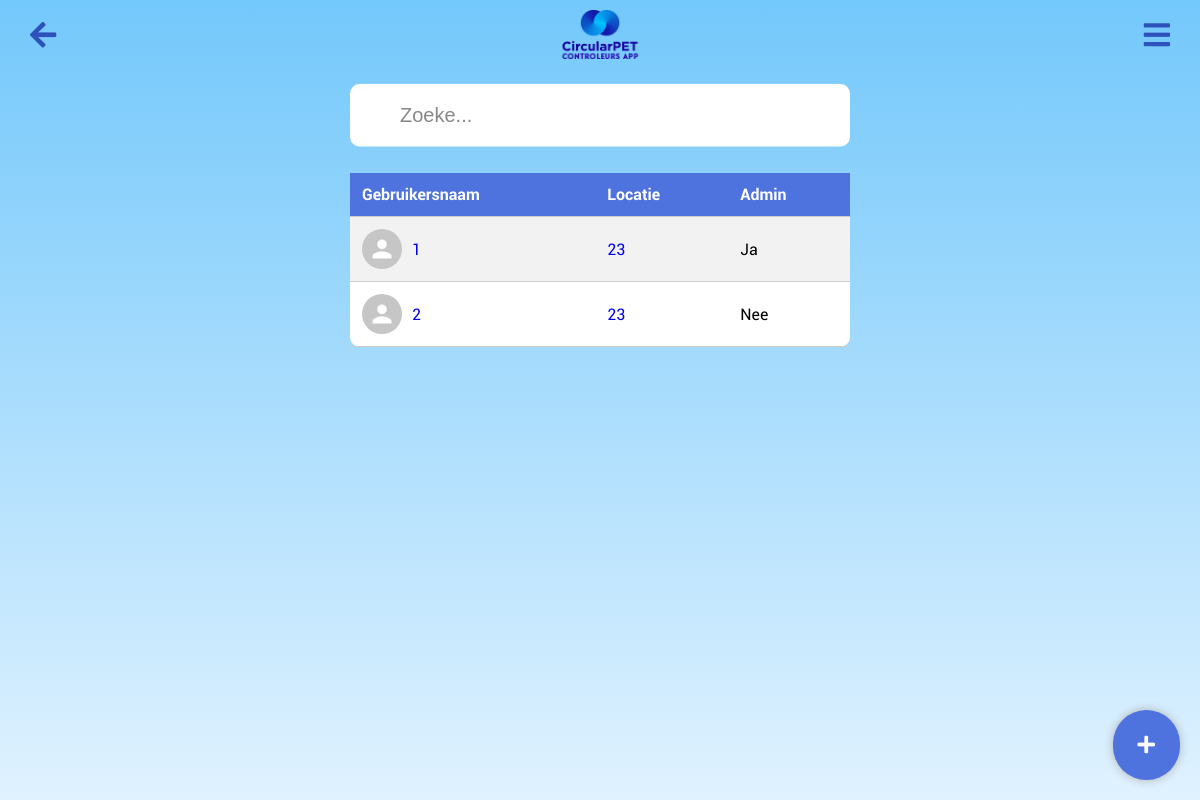
/admin, run on an earlier commit of the app's database.
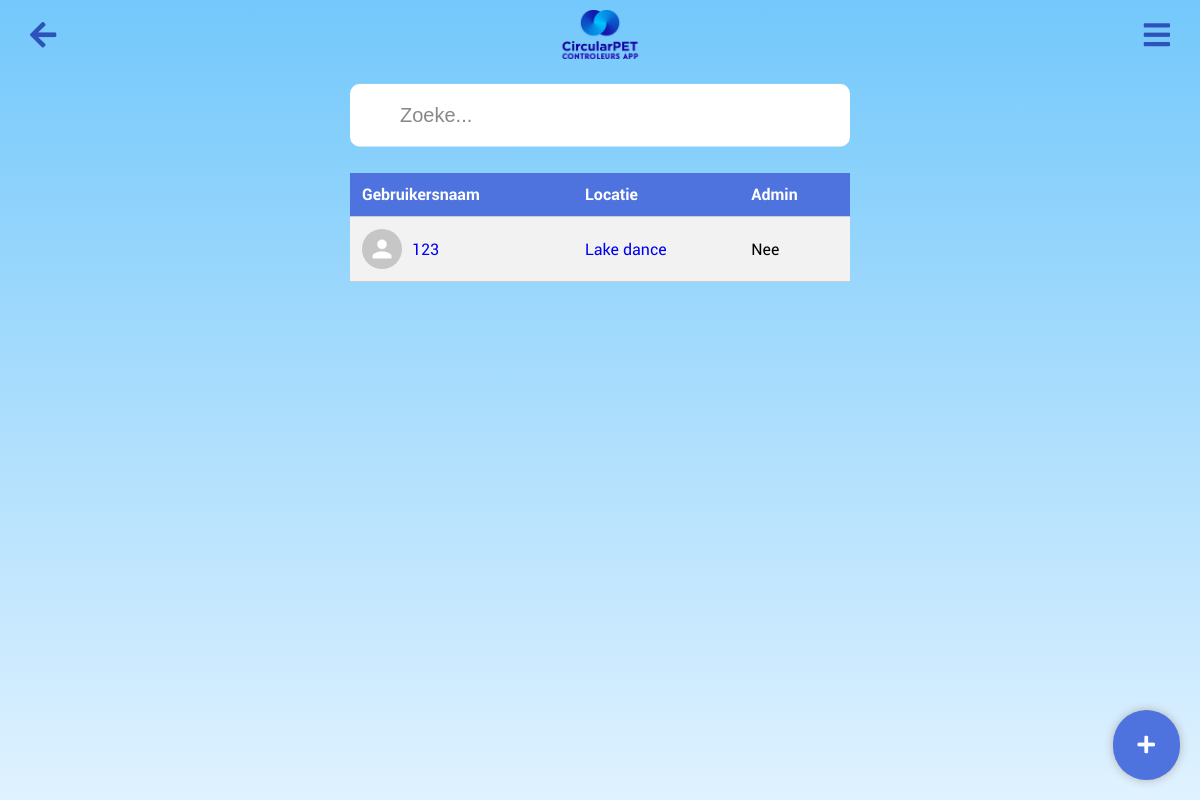
And on a later commit of the database.
### app.py (models this page shows, shortened)
class User(db.Model, UserMixin):  # Extend User model with UserMixin
    id = db.Column(db.Integer, primary_key=True)
    username = db.Column(db.String(80), unique=True, nullable=False)
    password = db.Column(db.String(120), nullable=False)
    is_admin = db.Column(db.Boolean, default=False, nullable=False)
    location_id = db.Column(db.Integer, db.ForeignKey('location.id'), nullable=True)
    location = db.relationship('Location', backref=db.backref('users', lazy=True))
    group = db.Column(db.String(120), nullable=True)
    badges = db.Column(db.Integer, default=0)
    profile_picture = db.Column(db.String(255), nullable=True)

class Location(db.Model):
    __tablename__ = 'location'
    __table_args__ = {'extend_existing': True}
    id = db.Column(db.Integer, primary_key=True)
    name = db.Column(db.String(120), unique=True, nullable=False)
    zakken = db.Column(db.Integer, nullable=False, default=0)
    bekers = db.Column(db.Integer, nullable=False, default=0)
    url = db.Column(db.String(500), nullable=True)

### app.py (the view, shortened to what this page needs)
@app.route('/admin', methods=['GET', 'POST'])
def admin():
    form = UserForm()
    location_form = LocationForm()
    search_query = request.args.get('search', '')  # Get the search query from request arguments
    if search_query:
        users = User.query.filter(
            User.username.ilike('%{}%'.format(search_query)) |
            User.location.has(Location.name.ilike('%{}%'.format(search_query))) |
            (User.is_admin == (search_query.lower() in ['true', 'yes', '1', 'admin']))
        ).all()
    else:
        users = User.query.all()
    if location_form.validate_on_submit():
        location = Location(name=location_form.name.data)
        db.session.add(location)
        db.session.commit()
        flash('Location created successfully!', 'success')
    locations = Location.query.all()
    return render_template('admin.html', form=form, location_form=location_form, users=users, locations=locations, search_query=search_query)

### app.py
class UserForm(FlaskForm):
    username = StringField('Username', validators=[DataRequired()])
    password = PasswordField('Password', validators=[DataRequired()])
    location = QuerySelectField('Location', query_factory=lambda: Location.query, allow_blank=True, get_label='name')
    is_admin = BooleanField('Admin')  # Add this line to include an admin checkbox
    submit = SubmitField('Update')

class LocationForm(FlaskForm):
    name = StringField('Location', validators=[DataRequired()])
    submit = SubmitField('Create Location')

### templates/admin.html (shortened to what this page needs)
<html lang="en">
<head>
    <link rel="stylesheet" href="{{ url_for('static', filename='main.css') }}">
    <link rel="stylesheet" href="https://cdnjs.cloudflare.com/ajax/libs/font-awesome/5.15.1/css/all.min.css">
</head>
<body>
    <img src="{{ url_for('static', filename='logo.png') }}" alt="CircularPET Logo" class="logo2">
    <a href="javascript:history.back()" class="back-button"><i class="fas fa-arrow-left"></i></a>
    <div class="gear-icon-container"> <i id="toggleSidebar" class="fa fa-bars"></i></div>
        <div class="plus-icon" onclick="toggleForms()" >
            <i class="fas fa-plus"></i>
        </div>
        <div class="table-container">
            <table class="custom-table">
                <form action="{{ url_for('admin') }}" method="get">
                    <input type="text" id="userSearchInput" onkeyup="sortUsers()" placeholder="Zoeke...">
                </form>
                <thead>
                    <tr>
                        <th id="username-header" onclick="sortTable('username')">Gebruikersnaam</th>
                        <th id="location-header" onclick="sortTable('location')">Locatie</th>
                        <th id="admin-header" onclick="sortTable('admin')">Admin</th>
                    </tr>
                </thead>
                <tbody>
                    {% for user in users %}
                    <tr>
                        <td>
                            <div class="user-info">
                                <img src="{{ user.profile_picture if user.profile_picture else url_for('static', filename='stock.png') }}" alt="Profile Picture" class="user-profile-pic">
                                <a href="{{ url_for('user_dashboard', user_id=user.id) }}">{{ user.username }}</a>
                            </div>
                        </td>
                        <td>
                            {% if user.location %}
                            <a href="{{ url_for('location', user_id=user.id, location_id=user.location.id) }}?user_id=1&from_admin=true">
                                {{ user.location.name }}
                            </a>
                            {% else %}
                            Geen
                            {% endif %}
                        </td>
                        <td>{{ 'Ja' if user.is_admin else 'Nee' }}</td>
                    </tr>
                    {% endfor %}
                </tbody>
            </table>
        </div>
</body>
</html>

What changed in the data, as far as the page shows it:
removed User: username "2", location.name "23", is_admin "Nee"
changed User: username "1" → "123"; location.name "23" → "Lake dance"; is_admin "Ja" → "Nee"
